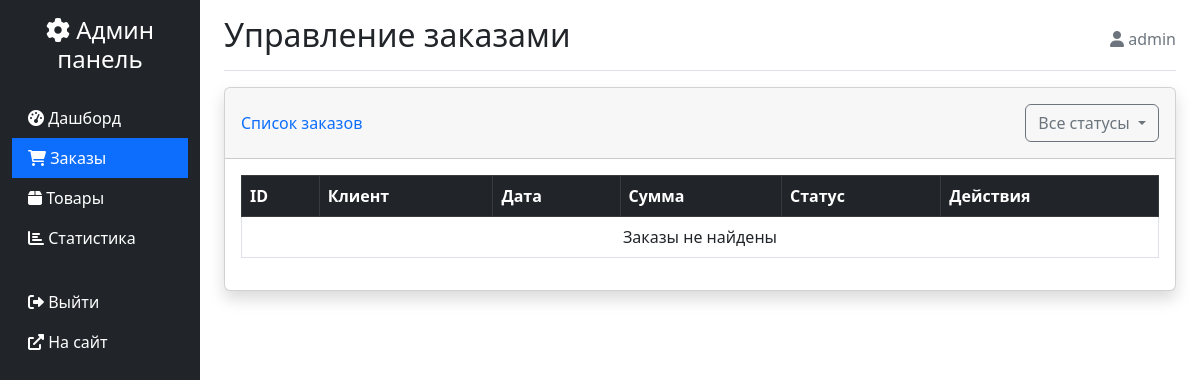
/admin-panel/orders/ (signed in), run on an earlier commit of the app's database.
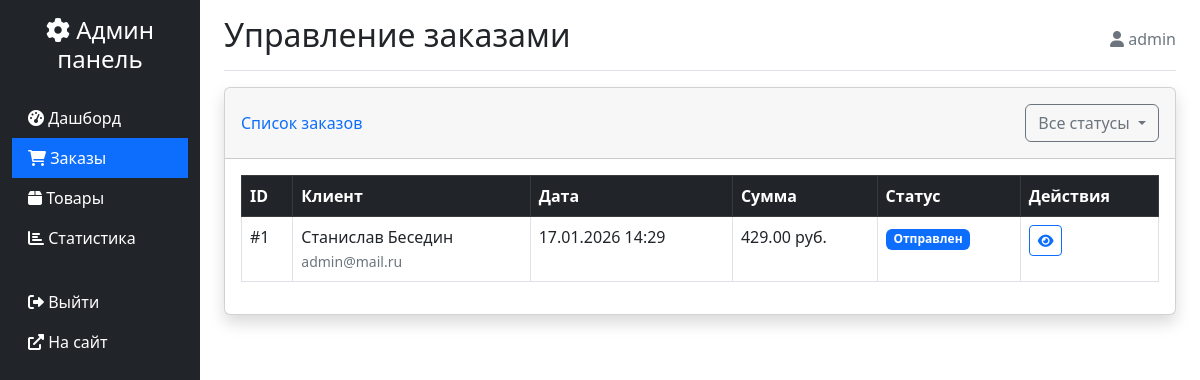
And on a later commit of the database.
### orders/models.py (models this page shows, shortened)
class Order(models.Model):
    STATUS_CHOICES = [
        ('pending', 'Ожидает обработки'),
        ('processing', 'В обработке'),
        ('shipped', 'Отправлен'),
        ('delivered', 'Доставлен'),
        ('cancelled', 'Отменен'),
    ]
    user = models.ForeignKey(
        User,
        on_delete=models.SET_NULL,
        null=True,
        blank=True,
        verbose_name='Пользователь'
    )
    first_name = models.CharField(max_length=50, verbose_name='Имя')
    last_name = models.CharField(max_length=50, verbose_name='Фамилия')
    email = models.EmailField(verbose_name='Email')
    phone = models.CharField(verbose_name='Email', null=True)
    address = models.CharField(max_length=250, verbose_name='Адрес')
    postal_code = models.CharField(max_length=20, verbose_name='Почтовый индекс')
    city = models.CharField(max_length=100, verbose_name='Город')
    created = models.DateTimeField(auto_now_add=True, verbose_name='Создан')
    updated = models.DateTimeField(auto_now=True, verbose_name='Обновлен')
    status = models.CharField(max_length=20, choices=STATUS_CHOICES, default='pending', verbose_name='Статус')
    class Meta:
        verbose_name = 'Заказ'
        verbose_name_plural = 'Заказы'
        ordering = ['-created']
    def get_total_cost(self):
        return sum(item.get_cost() for item in self.items.all())
    def get_status_badge_class(self):
        status_classes = {
            'pending': 'warning',
            'processing': 'info',
            'shipped': 'primary',
            'delivered': 'success',
            'cancelled': 'danger'
        }
        return status_classes.get(self.status, 'secondary')

class OrderItem(models.Model):
    order = models.ForeignKey(Order, related_name='items', on_delete=models.CASCADE)
    product = models.ForeignKey(Product, on_delete=models.CASCADE)
    price = models.DecimalField(max_digits=10, decimal_places=2)
    quantity = models.PositiveIntegerField(default=1)
    class Meta:
        verbose_name = 'Элемент заказа'
        verbose_name_plural = 'Элементы заказа'
    def get_cost(self):
        return self.price * self.quantity

### admin_panel/views.py (the view)
# urls.py: path('orders/', views.admin_orders, name='orders'),
@login_required
@user_passes_test(is_admin)
def admin_orders(request):
    orders = Order.objects.all().order_by('-created')
    order_statuses = Order.objects.values('status').annotate(
        count=Count('id')
    )
    status_filter = request.GET.get('status')
    if status_filter:
        orders = orders.filter(status=status_filter)
    context = {
        'orders': orders,
        'status_filter': status_filter,
        'order_statuses': order_statuses
    }
    return render(request, 'admin_panel/orders.html', context)

### admin_panel/views.py (called while the page is built)
def is_admin(user):
    return user.is_authenticated and user.is_staff

### templates/admin_panel/orders.html (shortened to what this page needs)
{% extends 'admin_panel/base.html' %}
{% block page_title %}Управление заказами{% endblock %}
{% block content %}
<div class="card shadow">
    <div class="card-header py-3 d-flex justify-content-between align-items-center">
        <h6 class="m-0 font-weight-bold text-primary">Список заказов</h6>
        <div class="dropdown">
            <button class="btn btn-outline-secondary dropdown-toggle" type="button" data-bs-toggle="dropdown">
                {% if status_filter %}{{ status_filter }}{% else %}Все статусы{% endif %}
            </button>
        </div>
    </div>
    <div class="card-body">
        <div class="table-responsive">
            <table class="table table-bordered table-hover">
                <thead class="table-dark">
                    <tr>
                        <th>ID</th>
                        <th>Клиент</th>
                        <th>Дата</th>
                        <th>Сумма</th>
                        <th>Статус</th>
                        <th>Действия</th>
                    </tr>
                </thead>
                <tbody>
                    {% for order in orders %}
                    <tr>
                        <td>#{{ order.id }}</td>
                        <td>
                            {{ order.first_name }} {{ order.last_name }}<br>
                            <small class="text-muted">{{ order.email }}</small>
                        </td>
                        <td>{{ order.created|date:"d.m.Y H:i" }}</td>
                        <td>{{ order.get_total_cost }} руб.</td>
                        <td>
                            <span class="badge bg-{{ order.get_status_badge_class }}">
                                {{ order.get_status_display }}
                            </span>
                        </td>
                        <td>
                            <a href="{% url 'admin_panel:order_detail' order.id %}"
                               class="btn btn-sm btn-outline-primary">
                                <i class="fas fa-eye"></i>
                            </a>
                        </td>
                    </tr>
                    {% empty %}
                    <tr>
                        <td colspan="6" class="text-center">Заказы не найдены</td>
                    </tr>
                    {% endfor %}
                </tbody>
            </table>
        </div>
    </div>
</div>
{% endblock %}

What changed in the data, as far as the page shows it:
added Order: id "1", first_name "Станислав", last_name "Беседин", email "admin@mail.ru", created "17.01.2026 14:29", get_total_cost "429.00", status "Отправлен"
Also different on the page:
text no longer shown: "Заказы не найдены"
